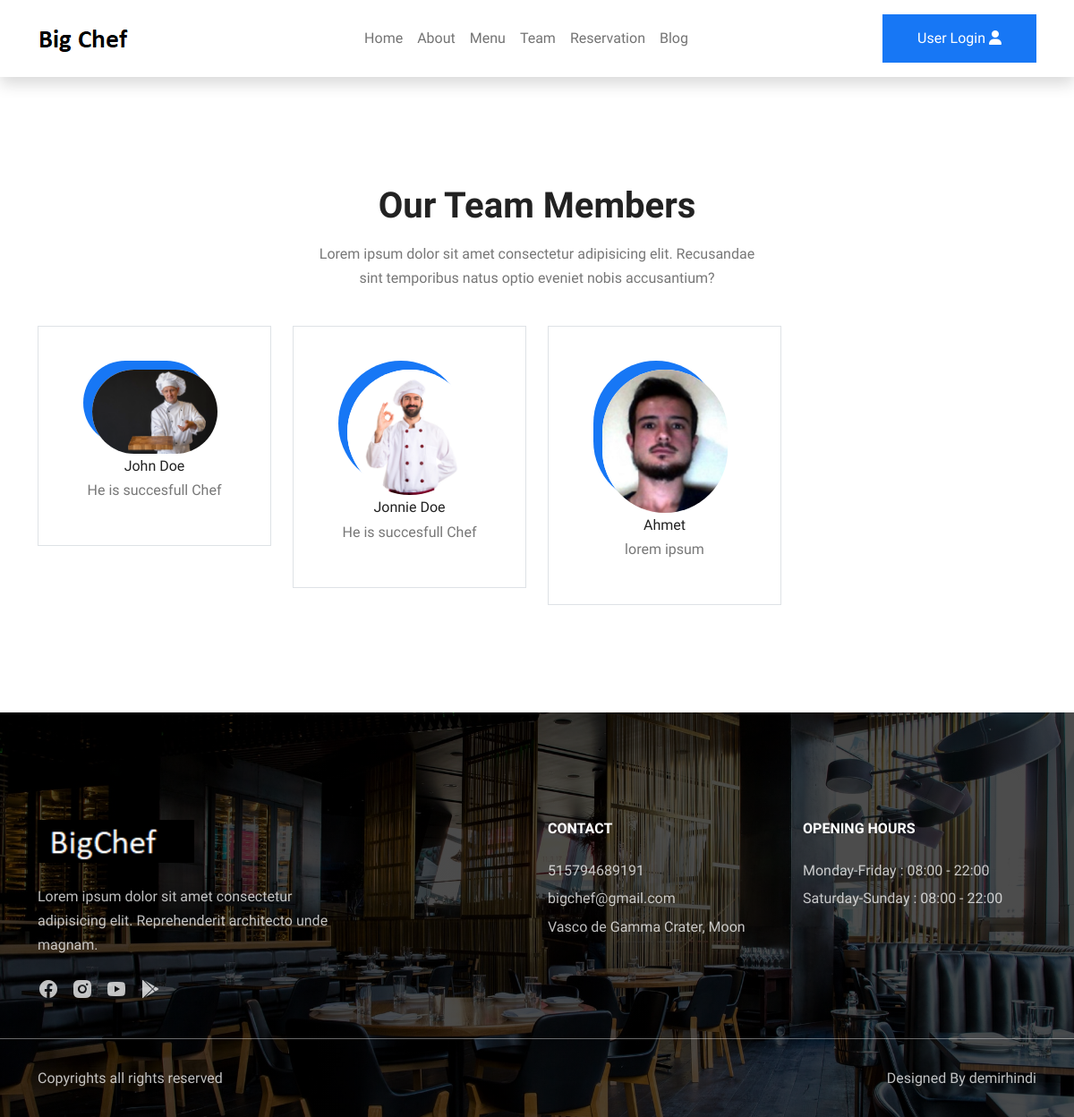
Screenshot of /chefs/ with the database file from the repository.
### mainapp/models.py (models this page shows, shortened)
class Chef(models.Model):
    name = models.CharField(max_length=150,blank=True)
    desc = models.CharField(max_length=250,blank=True)
    photo = models.ImageField(upload_to="chef/chef",blank=True)
    class Meta:
        verbose_name='chef'
        verbose_name_plural='chefs'
    def get_url(self):
        return reverse('chefdetail',kwargs={"id":self.id})

class Contact(models.Model):
    number = models.IntegerField(blank=True)
    mail = models.CharField(max_length=150,blank=True)
    adress=models.CharField(max_length=550,blank=True)
    class Meta:
        verbose_name='contact'
        verbose_name_plural='contacts'

### mainapp/views.py (the view)
# urls.py: path('chefs/', views.chefs, name='chefs'),
def chefs(request):
    chefs= Chef.objects.all()
    context= {
        "chefs": chefs
    }
    return render(request,'pages/chefs.html',context)

### mainapp/context_processor.py (called while the page is built)
def menu_links2(request):
    links2 = Contact.objects.all()
    return dict(links2=links2)

### templates/pages/chefs.html
{% extends 'base.html' %}
{% load static %}
{% block content %}
<section id="team">
    <div class="container">
        <div class="row">
            <div class="col-12 intro-text">
                <h1>Our Team Members</h1>
                <p>Lorem ipsum dolor sit amet consectetur adipisicing elit. Recusandae sint temporibus natus optio
                    eveniet nobis accusantium?</p>
            </div>
        </div>
        <div class="row gy-4">
            {% for chef in chefs %}
            <div class="col-lg-3 col-sm-6">
                <div class="team-member px-4 py-5 border shadow-on-hover text-center">
                    <img src="{{ chef.photo.url }}" alt="">
                    <div class="team-member-content">
                        <a href="{{chef.get_url}}" class="mb-0 mt-4">{{ chef.name }}</a>
                        <p class="mb-0">{{ chef.desc }}</p>
                    </div>
                </div>
            </div>
            {% endfor %}
        </div>
    </div>
</section>
{% endblock %}

### templates/include/footer.html
{% load static %}
<footer class="bg-cover">
    <div class="footer-top">
        <div class="container">
            <div class="row gy-5">
                {% for adres in links2 %}
                <div class="col-lg-4">
                    <img src="{% static 'images/whitelogo.png' %}" class="mb-4" alt="">
                    <p>Lorem ipsum dolor sit amet consectetur adipisicing elit. Reprehenderit architecto unde
                        magnam.</p>
                    <div class="social-links">
                        <a href="#"><i class="ri-facebook-circle-fill"></i></a>
                        <a href="#"><i class="ri-instagram-fill"></i></a>
                        <a href="#"><i class="ri-youtube-fill"></i></a>
                        <a href="#"><i class="ri-google-play-fill"></i></a>
                    </div>
                </div>
                <div class="col-lg-3 ms-auto">
                    <h6 class="text-white mb-4">CONTACT</h6>
                    <p class="mb-1">{{adres.number}}</p>
                    <p class="mb-1">{{adres.mail}}</p>
                    <p class="mb-0">{{adres.adress}}</p>
                </div>
                <div class="col-lg-3">
                    <h6 class="text-white mb-4">OPENING HOURS</h6>
                    <p class="mb-1">Monday-Friday : 08:00 - 22:00</p>
                    <p>Saturday-Sunday : 08:00 - 22:00</p>
                </div>
                {% endfor %}
            </div>
        </div>
    </div>
    <div class="footer-bottom">
        <div class="container">
            <div class="row gy-3 justify-content-between">
                <div class="col-auto">
                    <p class="mb-0">Copyrights all rights reserved</p>
                </div>
                <div class="col-auto">
                    <p class="mb-0">Designed By <a
                            href="#">demirhindi</a></p>
                </div>
            </div>
        </div>
    </div>
</footer>

### static/css/style.css (style rules this page uses)
body { font-family: "Spline Sans", sans-serif; color: #777; line-height: 1.7; }
h1,h2,h3,h4,h5,h6 { font-weight: 600; color: #222; }
a { color: #222; text-decoration: none; transition: all 0.4s; }
img { width: 100%; }
section { padding-top: 120px; padding-bottom: 120px; }
.shadow-on-hover { transition: all 0.3s; }
.bg-cover { background-position: center !important; background-size: cover !important; background-repeat: no-repeat !important; }
.intro-text { margin-bottom: 40px; text-align: center; }
.intro-text p { max-width: 500px; margin: 16px auto 0 auto; }
.team-member img { max-width: 140px; box-shadow: -10px -10px 0 #1777f5; border-radius: 100px; }
footer { background: linear-gradient(rgba(0, 0, 0, 0.7), rgba(0, 0, 0, 0.7)), url(../images/cover3.jpg); padding-top: 120px; padding-bottom: 30px; }
.footer-top { margin-bottom: 30px; }
footer p, footer a { color: rgba(255, 255, 255, 0.75); }
footer .social-links a { font-size: 24px; margin-right: 10px; }
footer img { max-width: 175px; }
.footer-bottom { padding-top: 30px; border-top: 1px solid rgba(255, 255, 255, 0.4); }

### rows the page displays
Chef: photo (picture), name "John Doe", desc "He is succesfull Chef"
Chef: photo (picture), name "Jonnie Doe", desc "He is succesfull Chef"
Chef: photo (picture), name "Ahmet", desc "lorem ipsum"
Contact: number "515794689191", mail "bigchef@gmail.com", adress "Vasco de Gamma Crater, Moon"
